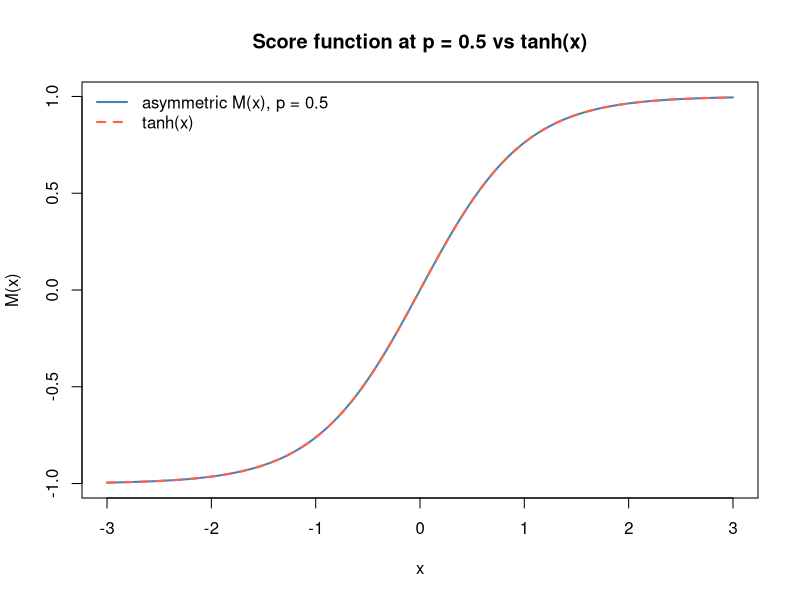
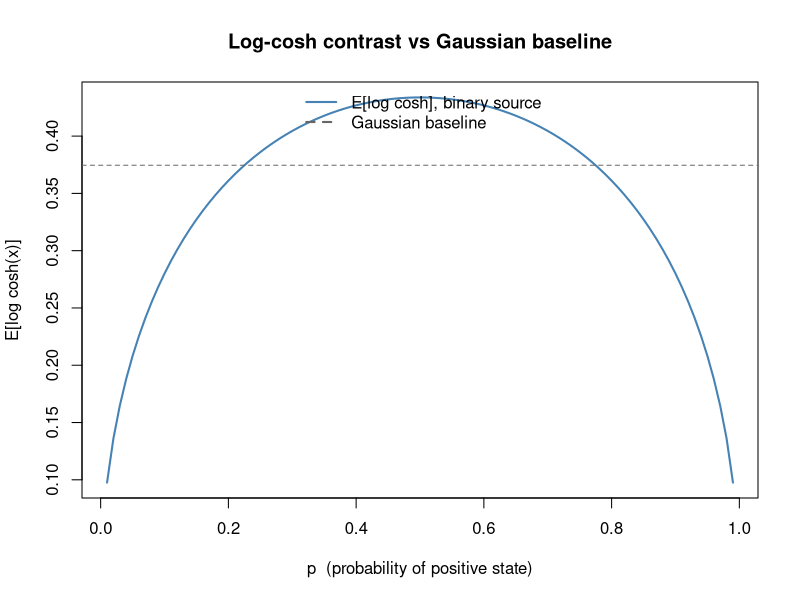
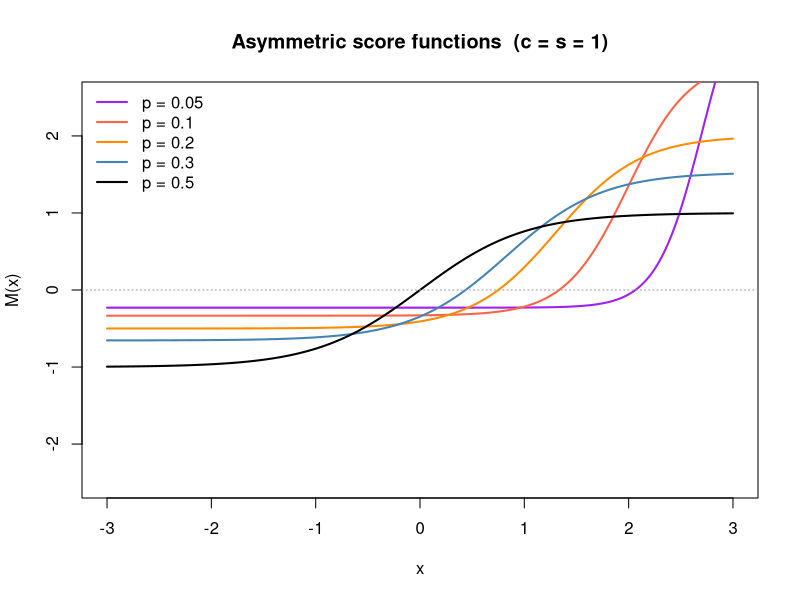
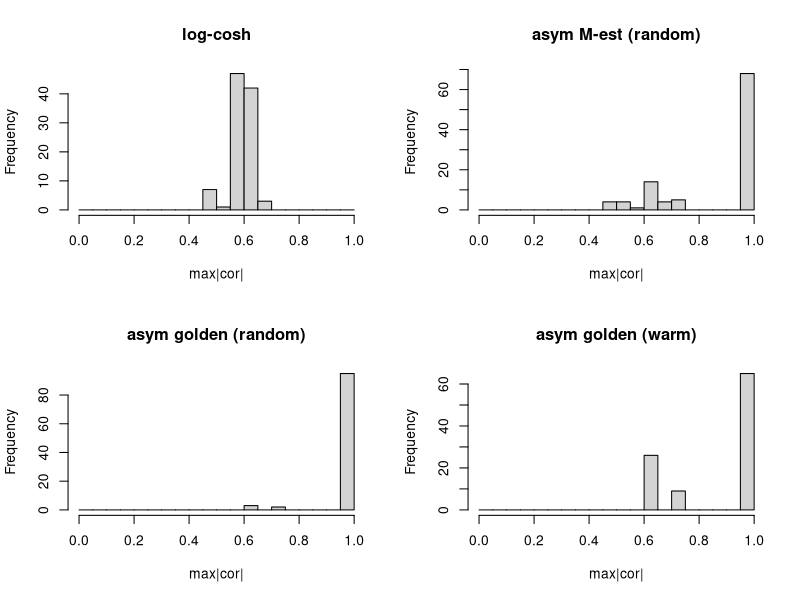
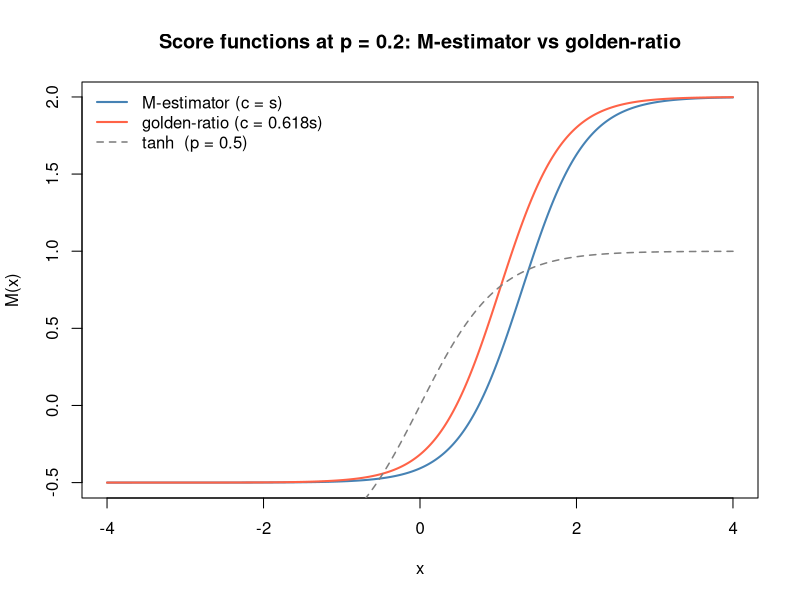
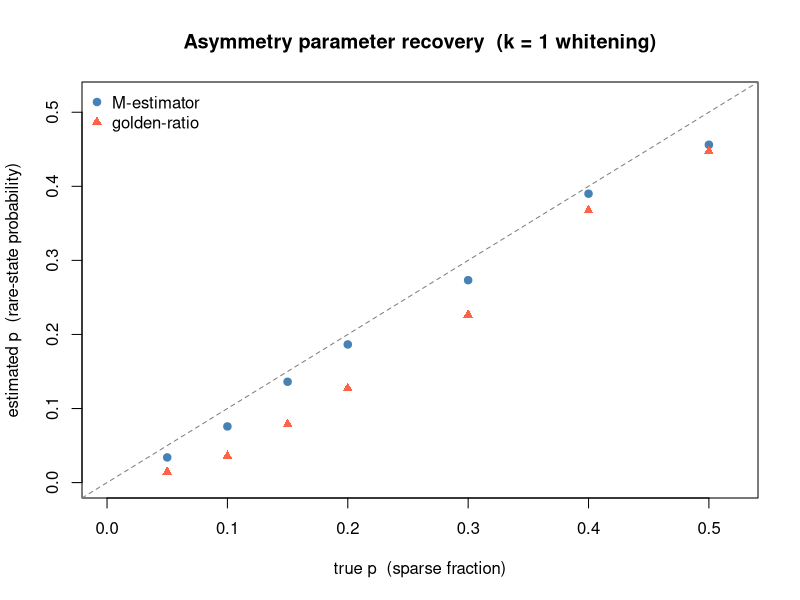

Write R code to recreate these figures, in order.
## ---- chunk 1
prewhiten = function(X, n.comp) {
  X = X - rowMeans(X)
  sqrt(ncol(X)) * t(svd(X)$v[, 1:n.comp])
}
## ---- chunk 2
asym_score = function(x, p, c, s) {
  y1     = c * sqrt((1-p)/p)
  y0     = -c * sqrt(p/(1-p))
  kappa3 = (1 - 2*p) / sqrt(p*(1-p))
  Delta  = (x/s - c*kappa3/(2*s)) / sqrt(p*(1-p)) + log(p/(1-p))
  pi_x   = plogis(Delta)
  list(
    M  = (y1/(c*s)) * pi_x + (y0/(c*s)) * (1 - pi_x),
    Mp = pi_x * (1 - pi_x) / (s^2 * p * (1-p))
  )
}
## ---- chunk 3
asym_obj_p = function(p, x, c, s) {
  y1  = c * sqrt((1-p)/p)
  y0  = -c * sqrt(p/(1-p))
  a1  = x * y1/(c*s) - y1^2/(2*c*s)
  a0  = x * y0/(c*s) - y0^2/(2*c*s)
  lp  = log(p); l1p = log(1-p)
  m   = pmax(lp + a1, l1p + a0)
  mean(m + log(exp(lp + a1 - m) + exp(l1p + a0 - m)))
}
## ---- chunk 4
fastica_asym_r1 = function(Y, s = 1, anchor = c("M", "golden"),
                            tol = 1e-6, max_iter = 500, eps = 0.01,
                            w_init = NULL) {
  anchor = match.arg(anchor)
  c      = if (anchor == "M") s else s * (sqrt(5)-1)/2
  m = nrow(Y); n = ncol(Y)
  w = if (is.null(w_init)) rnorm(m) else w_init
  w = w / sqrt(sum(w^2))
  p = 0.5
  for (iter in seq_len(max_iter)) {
    w_old = w; p_old = p
    x  = as.vector(t(Y) %*% w)
    sc = asym_score(x, p, c, s)
    w  = as.vector(Y %*% sc$M) / n - mean(sc$Mp) * w
    w  = w / sqrt(sum(w^2))
    x   = as.vector(t(Y) %*% w)
    opt = optimize(\(pp) asym_obj_p(pp, x, c, s), c(eps, 1-eps), maximum = TRUE)
    p   = opt$maximum
    if (1 - abs(sum(w * w_old)) < tol && abs(p - p_old) < tol) break
  }
  list(w = w, p = p, iter = iter, c = c)
}
## ---- chunk 5
fastica_r1update = function(X, w) {
  w = w / sqrt(sum(w^2))
  P = t(X) %*% w
  G  = tanh(P); G2 = 1 - tanh(P)^2
  w  = X %*% G - mean(G2) * ncol(X) * w
  w / sqrt(sum(w^2))
}

run_seeds_lc = function(Y, S_true, n_seeds = 100, n_iter = 200) {
  maxcor = numeric(n_seeds)
  for (seed in seq_len(n_seeds)) {
    set.seed(seed)
    w = rnorm(nrow(Y))
    for (i in seq_len(n_iter)) w = fastica_r1update(Y, w)
    maxcor[seed] = max(abs(cor(t(S_true), t(Y) %*% w)))
  }
  maxcor
}

run_seeds_asym = function(Y, S_true, anchor, n_seeds = 100) {
  maxcor = numeric(n_seeds); ps = numeric(n_seeds)
  for (seed in seq_len(n_seeds)) {
    set.seed(seed)
    res = fastica_asym_r1(Y, anchor = anchor, w_init = rnorm(nrow(Y)))
    maxcor[seed] = max(abs(cor(t(S_true), t(Y) %*% res$w)))
    ps[seed]     = min(res$p, 1 - res$p)   # probability of the rare state
  }
  list(maxcor = maxcor, p = ps)
}

# Warm-start variant: run log-cosh to convergence, then hand off to asymmetric
run_seeds_asym_warm = function(Y, S_true, anchor, n_seeds = 100,
                                n_iter_lc = 200) {
  maxcor = numeric(n_seeds); ps = numeric(n_seeds)
  for (seed in seq_len(n_seeds)) {
    set.seed(seed)
    w = rnorm(nrow(Y))
    for (i in seq_len(n_iter_lc)) w = fastica_r1update(Y, w)
    res = fastica_asym_r1(Y, anchor = anchor, w_init = w)
    maxcor[seed] = max(abs(cor(t(S_true), t(Y) %*% res$w)))
    ps[seed]     = min(res$p, 1 - res$p)
  }
  list(maxcor = maxcor, p = ps)
}
## ---- chunk 6
x_grid = seq(-3, 3, length.out = 300)
sc05   = asym_score(x_grid, p = 0.5, c = 1, s = 1)

plot(x_grid, sc05$M, type = "l", col = "steelblue", lwd = 2,
     xlab = "x", ylab = "M(x)",
     main = "Score function at p = 0.5 vs tanh(x)")
lines(x_grid, tanh(x_grid), col = "tomato", lty = 2, lwd = 2)
legend("topleft", c("asymmetric M(x), p = 0.5", "tanh(x)"),
       col = c("steelblue", "tomato"), lty = c(1, 2), lwd = 2, bty = "n")
## ---- chunk 7
expected_logcosh = function(p) {
  z1 =  sqrt((1-p)/p); z0 = -sqrt(p/(1-p))
  p * log(cosh(z1)) + (1-p) * log(cosh(z0))
}
lc_stable = function(z) abs(z) + log1p(exp(-2*abs(z))) - log(2)
lc_gauss  = integrate(\(z) lc_stable(z) * dnorm(z), -Inf, Inf)$value

pvec = seq(0.01, 0.99, by = 0.01)
lc   = sapply(pvec, expected_logcosh)

plot(pvec, lc, type = "l", col = "steelblue", lwd = 2,
     xlab = "p  (probability of positive state)",
     ylab = "E[log cosh(x)]",
     main = "Log-cosh contrast vs Gaussian baseline")
abline(h = lc_gauss, lty = 2, col = "grey40")
legend("top", c("E[log cosh], binary source", "Gaussian baseline"),
       col = c("steelblue", "grey40"), lty = c(1, 2), lwd = 2, bty = "n")
## ---- chunk 8
pvec2 = c(0.05, 0.1, 0.2, 0.3, 0.5)
cols  = c("purple", "tomato", "darkorange", "steelblue", "black")
plot(NULL, xlim = c(-3, 3), ylim = c(-2.5, 2.5),
     xlab = "x", ylab = "M(x)",
     main = "Asymmetric score functions  (c = s = 1)")
for (i in seq_along(pvec2))
  lines(x_grid, asym_score(x_grid, pvec2[i], 1, 1)$M, col = cols[i], lwd = 2)
legend("topleft", paste0("p = ", pvec2), col = cols, lwd = 2, bty = "n")
abline(h = 0, lty = 3, col = "grey60")
## ---- chunk 9
set.seed(1)
n = 100; p_dim = 1000; K = 9
L  = matrix(0, nrow = n, ncol = K)
for (i in 1:K) L[sample(n, 20), i] = 1
FF = matrix(rnorm(p_dim * K), nrow = p_dim)
X9 = t(L %*% t(FF) + matrix(rnorm(n * p_dim, 0, 0.1), nrow = n))
Z9 = prewhiten(X9, K)
S9 = t(L)
## ---- chunk 10
mc9_lc  = run_seeds_lc(Z9,       S9, n_seeds = 100)
mc9_M   = run_seeds_asym(Z9,      S9, "M",      n_seeds = 100)
mc9_gr  = run_seeds_asym(Z9,      S9, "golden", n_seeds = 100)
mc9_grw = run_seeds_asym_warm(Z9, S9, "golden", n_seeds = 100)

cat("9-groups (p_true ~ 0.2, k = 9, n_seeds = 100):\n")
cat(sprintf("  log-cosh               mean = %.3f   frac > 0.9 = %.2f\n",
    mean(mc9_lc), mean(mc9_lc > 0.9)))
cat(sprintf("  asym M-est (random)    mean = %.3f   frac > 0.9 = %.2f   mean_p = %.3f\n",
    mean(mc9_M$maxcor),   mean(mc9_M$maxcor   > 0.9), mean(mc9_M$p)))
cat(sprintf("  asym golden (random)   mean = %.3f   frac > 0.9 = %.2f   mean_p = %.3f\n",
    mean(mc9_gr$maxcor),  mean(mc9_gr$maxcor  > 0.9), mean(mc9_gr$p)))
cat(sprintf("  asym golden (warm)     mean = %.3f   frac > 0.9 = %.2f   mean_p = %.3f\n",
    mean(mc9_grw$maxcor), mean(mc9_grw$maxcor > 0.9), mean(mc9_grw$p)))
## ---- chunk 11
par(mfrow = c(2, 2))
hist(mc9_lc,         breaks = seq(0,1,0.05), main = "log-cosh",              xlab = "max|cor|")
hist(mc9_M$maxcor,   breaks = seq(0,1,0.05), main = "asym M-est (random)",   xlab = "max|cor|")
hist(mc9_gr$maxcor,  breaks = seq(0,1,0.05), main = "asym golden (random)",  xlab = "max|cor|")
hist(mc9_grw$maxcor, breaks = seq(0,1,0.05), main = "asym golden (warm)",    xlab = "max|cor|")
par(mfrow = c(1, 1))
## ---- chunk 12
x_grid2 = seq(-4, 4, length.out = 400)
sc_M  = asym_score(x_grid2, p = 0.2, c = 1,              s = 1)
sc_gr = asym_score(x_grid2, p = 0.2, c = (sqrt(5)-1)/2,  s = 1)

plot(x_grid2, sc_M$M,  type = "l", col = "steelblue", lwd = 2,
     xlab = "x", ylab = "M(x)",
     main = "Score functions at p = 0.2: M-estimator vs golden-ratio")
lines(x_grid2, sc_gr$M, col = "tomato", lwd = 2)
lines(x_grid2, tanh(x_grid2), col = "grey50", lty = 2, lwd = 1.5)
legend("topleft",
       c("M-estimator (c = s)", "golden-ratio (c = 0.618s)", "tanh  (p = 0.5)"),
       col = c("steelblue", "tomato", "grey50"),
       lty = c(1, 1, 2), lwd = c(2, 2, 1.5), bty = "n")
## ---- chunk 13
set.seed(2)
S_sym = matrix(sample(c(-1, 1), K * n, replace = TRUE), nrow = K)
X_sym = t(S_sym) %*% t(FF) + matrix(rnorm(n * p_dim, 0, 0.1), nrow = n)
Z_sym = prewhiten(t(X_sym), K)

mc_s_lc   = run_seeds_lc(Z_sym, S_sym, n_seeds = 100)
mc_s_gr   = run_seeds_asym(Z_sym,      S_sym, "golden", n_seeds = 100)
mc_s_grw  = run_seeds_asym_warm(Z_sym, S_sym, "golden", n_seeds = 100)

cat("Symmetric Rademacher (p_true = 0.5, k = 9):\n")
cat(sprintf("  log-cosh               mean = %.3f   frac > 0.9 = %.2f\n",
    mean(mc_s_lc), mean(mc_s_lc > 0.9)))
cat(sprintf("  asym golden (random)   mean = %.3f   frac > 0.9 = %.2f   mean_p = %.3f\n",
    mean(mc_s_gr$maxcor),  mean(mc_s_gr$maxcor  > 0.9), mean(mc_s_gr$p)))
cat(sprintf("  asym golden (warm)     mean = %.3f   frac > 0.9 = %.2f   mean_p = %.3f\n",
    mean(mc_s_grw$maxcor), mean(mc_s_grw$maxcor > 0.9), mean(mc_s_grw$p)))
## ---- chunk 14
set.seed(99)
n_rec = 500; p_dim_rec = 1000
A_rec = matrix(rnorm(p_dim_rec), nrow = p_dim_rec)

p_trues  = c(0.05, 0.10, 0.15, 0.20, 0.30, 0.40, 0.50)
p_hat_M  = numeric(length(p_trues))
p_hat_gr = numeric(length(p_trues))

for (j in seq_along(p_trues)) {
  pt = p_trues[j]
  S  = matrix(as.numeric(runif(n_rec) < pt), nrow = 1)
  S  = (S - pt) / sqrt(pt * (1-pt))
  X  = A_rec %*% S + matrix(rnorm(p_dim_rec * n_rec, 0, 0.1), nrow = p_dim_rec)
  Z  = prewhiten(X, 1)
  set.seed(1)
  r_M  = fastica_asym_r1(Z, anchor = "M",      w_init = rnorm(1))
  r_gr = fastica_asym_r1(Z, anchor = "golden",  w_init = rnorm(1))
  p_hat_M[j]  = min(r_M$p,  1 - r_M$p)
  p_hat_gr[j] = min(r_gr$p, 1 - r_gr$p)
}

plot(p_trues, p_hat_M, pch = 19, col = "steelblue",
     xlim = c(0, 0.52), ylim = c(0, 0.52),
     xlab = "true p  (sparse fraction)",
     ylab = "estimated p  (rare-state probability)",
     main = "Asymmetry parameter recovery  (k = 1 whitening)")
points(p_trues, p_hat_gr, pch = 17, col = "tomato")
abline(0, 1, lty = 2, col = "grey50")
legend("topleft", c("M-estimator", "golden-ratio"),
       col = c("steelblue","tomato"), pch = c(19,17), bty = "n")
